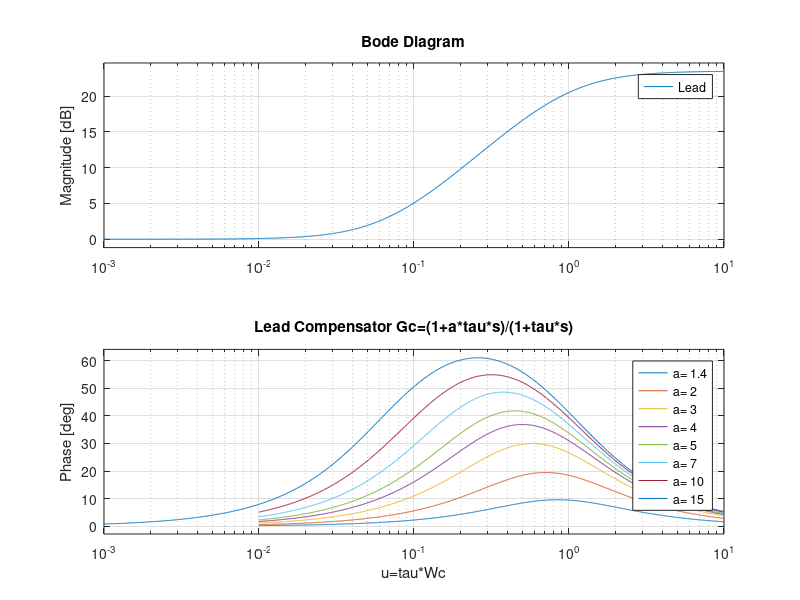
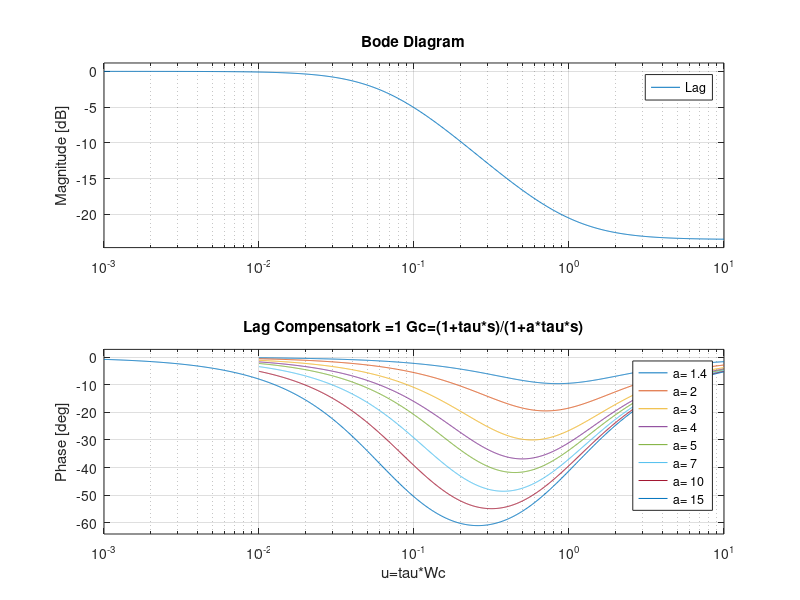

Source code (MATLAB) for these figures, in order:
%% Lead Lag Control Graphs

%Lead controller Gc=(1+a*tau*s)/(1+tau*s)
s=tf('s');
a=[1.4 2 3 4 5 7 10 15];
Lead=(1+a(1)*s)/(1+s);
figure(1);
bode(Lead)
grid on
hold on
for i=2:size(a,2)
Lead=(1+a(i)*s)/(1+s);
bode(Lead)
end
title('Lead Compensator Gc=(1+a*tau*s)/(1+tau*s)')
xlabel('u=tau*Wc')
for i=1:size(a,2)
temp=['a= ',num2str(a(i)),'    '];
Leg(i,1:6)=temp(1:6);
end
legend(Leg);

Lag=(1+s)/(1+a(1)*s);
figure(2);
bode(Lag)
grid on
hold on
for i=2:size(a,2)
Lag=(1+s)/(1+a(i)*s);
bode(Lag)
end
title('Lag Compensatork =1 Gc=(1+tau*s)/(1+a*tau*s)')
xlabel('u=tau*Wc')
for i=1:size(a,2)
temp=['a= ',num2str(a(i)),'    '];
Leg(i,1:6)=temp(1:6);
end
legend(Leg);

